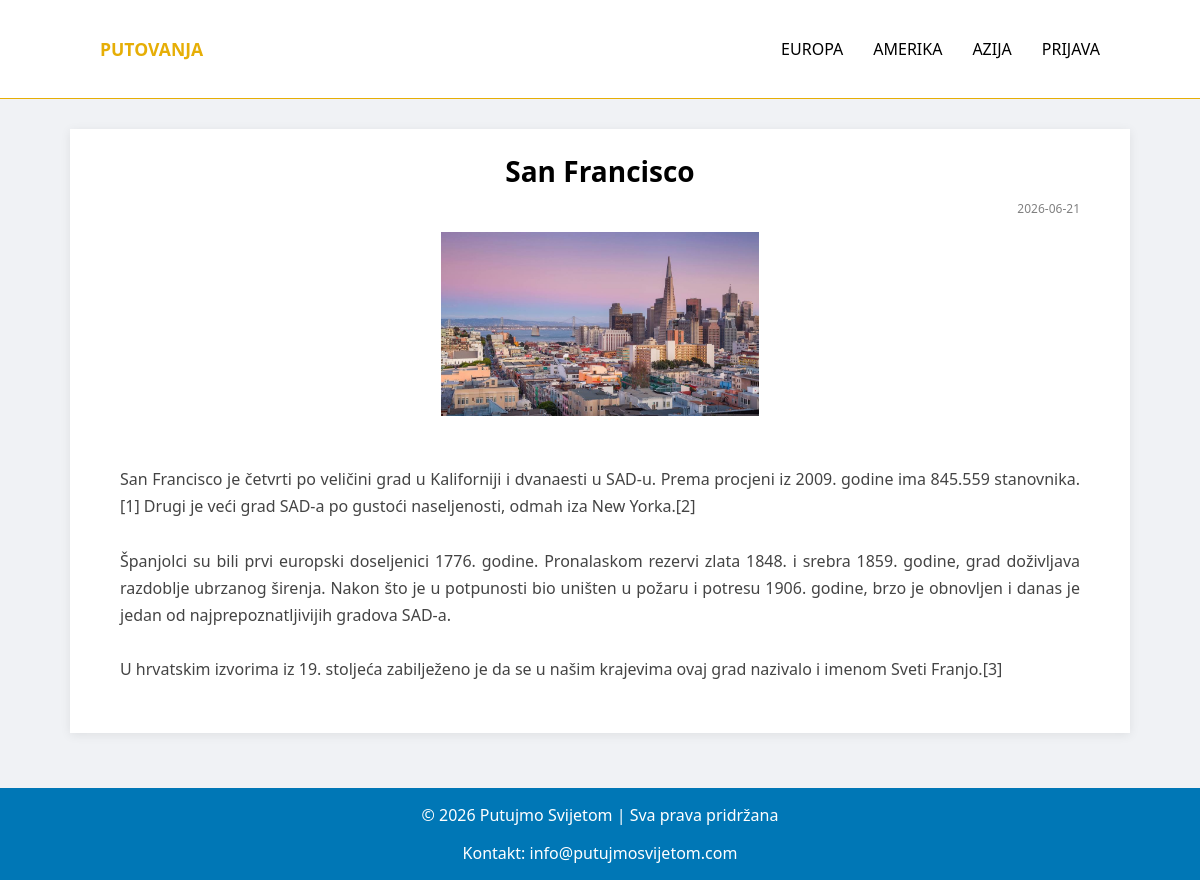
/clanak.php?id=4, run on the app's committed database.
### tables this page shows
CREATE TABLE `destinacije` (
  `id` int(11) NOT NULL,
  `datum` date NOT NULL,
  `naslov` varchar(100) NOT NULL,
  `sazetak` text NOT NULL,
  `tekst` text NOT NULL,
  `slika` varchar(100) NOT NULL,
  `kategorija` varchar(50) NOT NULL,
  `arhiva` tinyint(1) DEFAULT 0
);

### clanak.php (the view, shortened to what this page needs)
<?php
include 'connect.php';
$id = intval($_GET['id']);
$sql = "SELECT * FROM destinacije WHERE id = $id AND arhiva = 0";
$result = $conn->query($sql);
$row = $result->fetch_assoc();
?>
<!DOCTYPE html>
<html lang="hr">
<head>
    <link rel="stylesheet" href="style.css">
</head>
<body>
<?php include 'header.php'; ?>
<main >
    <section>
        <h1 class="naslov">
        <?php echo $row['naslov']; ?>
        </h1>
        <div class="datum">
            <?php echo $row['datum']; ?>
        </div>
        <img class="slika" src="uploads/<?php echo $row['slika']; ?>" alt="">
        <p class="tekst">
            <?php echo nl2br($row['tekst']); ?>
        </p>
    </section>
</main>
<?php include 'footer.php'; ?>
</body>
</html>

### style.css (style rules this page uses)
:root { --zuta-boja: #e6ae06; --plava-boja: #0077b6; }
body { font-family: 'Segoe UI', Arial, sans-serif; margin: 0; padding: 0; background-color: #f0f2f5; color: #333; display: flex; flex-direction: column; min-height: 100vh; }
main { max-width: 1100px; width: 100%; margin: 30px auto; padding: 0 20px; box-sizing: border-box; flex: 1; }
main section { width: 100%; background-color: #fff; box-shadow: 0 2px 10px rgba(0, 0, 0, 0.08); margin-bottom: 25px; overflow: hidden; }
.naslov { font-size: 28px; margin-bottom: 10px; text-align: center; color: rgb(0, 0, 0); }
.datum { font-size: 12px; color: gray; margin-bottom: 15px; text-align: right; margin-right: 50px; }
.slika { display: block; width: 30%; margin: 0 auto; margin-bottom: 20px; }
.tekst { line-height: 1.7; color: #444; text-align: justify; margin: 50px; }

### data on the page
destinacije: naslov "San Francisco", datum "2026-06-21", slika (picture), tekst "San Francisco je četvrti po veličini grad u Kaliforniji i dvanaesti u SAD-u. Prema procjeni iz 2009. godine ima 845.559 stanovnika.[1] Drugi je veći grad SAD-a po gustoći naseljenosti, odmah iza New Yorka.[2] Španjolci su bili prvi europski doseljenici 1776. godine. Pronalaskom rezervi zlata 1848. i srebra 1859. godine, grad doživljava razdoblje ubrzanog širenja. Nakon što je u potpunosti bio uništen u požaru i potresu 1906. godine, brzo je obnovljen i danas je jedan od najprepoznatljivijih gradova SAD-a. U hrvatskim izvorima iz 19. stoljeća zabilježeno je da se u našim krajevima ovaj grad nazivalo i imenom Sveti Franjo.[3]"
